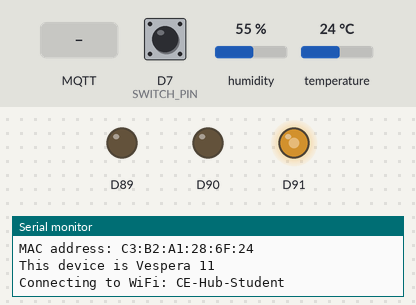
Bench run of a sketch on a simulated Arduino MKR. Parts: output pins drawn as LEDs (lit = HIGH), the last lines printed to the serial monitor. Inputs (shaded band) come from the test bench; at power-on: D7 (SWITCH_PIN) HIGH, humidity 55 %, temperature 24 °C. WiFi joins after 1.5 s; servers stay silent unless stated; random numbers use the default seed unless the sketch sets one; no MQTT or app messages arrive unless stated.

Above: at 0.1 s.
At 3.2 s:
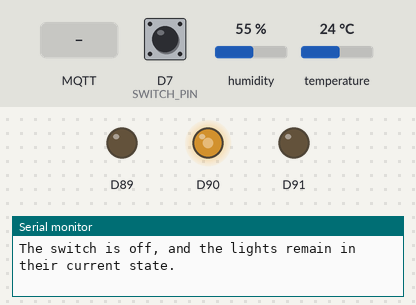
3.3 s: D7 (SWITCH_PIN) pulled LOW for 1 s
5.8 s: MQTT message "1" arrives on the first subscribed topic
7.5 s: D7 (SWITCH_PIN) driven LOW
Timing chart, 0 to 10.5 s (numbered marks = the images above; inputs shaded):
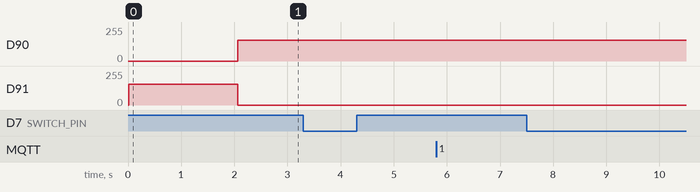

The sketch:

mkr1010_mqtt_simple.ino
```cpp
// Duncan Wilson Oct 2025 - v1 - MQTT messager to vespera

#include <DHT.h>

// DHT22
#define DHTPIN 6
#define DHTTYPE DHT22
DHT dht(DHTPIN, DHTTYPE);

// Switch to control whether the lights change or not
#define SWITCH_PIN 7

// works with MKR1010

#include <SPI.h>
#include <WiFiNINA.h>
#include <PubSubClient.h>
#include <utility/wifi_drv.h>   // library to drive to RGB LED on the MKR1010

/*
**** please enter your sensitive data in the Secret tab/arduino_secrets.h
**** using format below
#define SECRET_SSID "ssid name"
#define SECRET_PASS "ssid password"
#define SECRET_MQTTUSER "user name - eg student"
#define SECRET_MQTTPASS "password";
 */
const char* ssid          = "CE-Hub-Student";
const char* password      = "casa-ce-gagarin-public-service";
const char* mqtt_username = "student";
const char* mqtt_password = "ce2021-mqtt-forget-whale";
const char* mqtt_server   = "mqtt.cetools.org";
const int mqtt_port       = 1884;

// create wifi object and mqtt object
WiFiClient wifiClient;
PubSubClient mqttClient(wifiClient);

// Make sure to update your lightid value below with the one you have been allocated
String lightId = "11"; // the topic id number or user number being used.

// Here we define the MQTT topic we will be publishing data to
String mqtt_topic = "student/CASA0014/luminaire/" + lightId;
String clientId = ""; // will set once i have mac address so that it is unique

// NeoPixel Configuration - we need to know this to know how to send messages
// to vespera
const int num_leds = 72;
const int payload_size = num_leds * 3; // x3 for RGB

// Create the byte array to send in MQTT payload this stores all the colours
// in memory so that they can be accessed in for example the rainbow function
byte RGBpayload[payload_size];

void setup() {
  Serial.begin(115200);
  //while (!Serial); // Wait for serial port to connect (useful for debugging)
  Serial.println("Vespera");
  dht.begin();
  pinMode(SWITCH_PIN, INPUT_PULLUP); // The switch is disconnected for high level and low level closure


  // print your MAC address:
  byte mac[6];
  WiFi.macAddress(mac);
  Serial.print("MAC address: ");
  printMacAddress(mac);

  Serial.print("This device is Vespera ");
  Serial.println(lightId);

  // Connect to WiFi
  startWifi();

  // Connect to MQTT broker
  mqttClient.setServer(mqtt_server, mqtt_port);
  mqttClient.setBufferSize(2000);
  mqttClient.setCallback(callback);

  Serial.println("Set-up complete");
}

void loop() {
  // Reconnect if necessary
  if (!mqttClient.connected()) {
    reconnectMQTT();
  }

  if (WiFi.status() != WL_CONNECTED){
    startWifi();
  }
  // keep mqtt alive
  mqttClient.loop();


  while (true) {
    mqttClient.loop();
    if (WiFi.status() != WL_CONNECTED){
      startWifi();
    }
    int switchState = digitalRead(SWITCH_PIN);
    if (switchState == LOW) {
      float temp = dht.readTemperature();
      float humi = dht.readHumidity();
      if (isnan(temp) || isnan(humi)) {
        Serial.println("Unable to read temperature and humidity data.");
        delay(1000);
        continue;
      }
      //Adjust the color of the lights within the range of 25 to 30 degrees Celsius.
      int r, g, b;
      if (temp <= 25) {
        r = 0; g = 0; b = 255;
      } else if (temp >= 30) {
        r = 255; g = 0; b = 0;
      } else {
        float ratio = (temp - 25) / 5.0;
        r = (int)(0 + ratio * 255);
        g = 0;
        b = (int)(255 - ratio * 255);
      }
      //Adjust the shade of the light color between 50% and 100% humidity.
      float factor;
      if (humi <= 50) {
        factor = 1.0;
      } else if (humi >= 100) {
        factor = 0.5;
      } else {
        factor = 1.0 - (humi - 50) / 100.0;
        factor = 0.5 + (1.0 - (humi - 50) / 50.0) * 0.5; // 50% at 1.0，100% at 0.5
      }
  r = (int)(r * factor);
  g = (int)(g * factor);
  b = (int)(b * factor);
      for(int n=0; n<num_leds; n++){
        RGBpayload[n * 3 + 0] = (byte)r;
        RGBpayload[n * 3 + 1] = (byte)g;
        RGBpayload[n * 3 + 2] = (byte)b;
      }
      if (mqttClient.connected()) {
        mqttClient.publish(mqtt_topic.c_str(), RGBpayload, payload_size);
      }
  Serial.print("temperature: ");
  Serial.print(temp);
  Serial.print("°C, humidity: ");
  Serial.print(humi);
  Serial.print("%, shade factor: ");
  Serial.print(factor, 2);
  Serial.print(", RGB: ");
  Serial.print(r); Serial.print(","); Serial.print(g); Serial.print(","); Serial.println(b);
    } else {
      Serial.println("The switch is off, and the lights remain in their current state.");
    }
    delay(1000);
  }
}

// Function to update the R, G, B values of a single LED pixel
// RGB can a value between 0-254, pixel is 0-71 for a 72 neopixel strip
void send_RGB_to_pixel(int r, int g, int b, int pixel) {
  // Check if the mqttClient is connected before publishing
  if (mqttClient.connected()) {
    // Update the byte array with the specified RGB color pattern
    RGBpayload[pixel * 3 + 0] = (byte)r; // Red
    RGBpayload[pixel * 3 + 1] = (byte)g; // Green
    RGBpayload[pixel * 3 + 2] = (byte)b; // Blue

    // Publish the byte array
    mqttClient.publish(mqtt_topic.c_str(), RGBpayload, payload_size);

    Serial.println("Published whole byte array after updating a single pixel.");
  } else {
    Serial.println("MQTT mqttClient not connected, cannot publish from *send_RGB_to_pixel*.");
  }
}

void send_all_off() {
  // Check if the mqttClient is connected before publishing
  if (mqttClient.connected()) {
    // Fill the byte array with the specified RGB color pattern
    for(int pixel=0; pixel < num_leds; pixel++){
      RGBpayload[pixel * 3 + 0] = (byte)0; // Red
      RGBpayload[pixel * 3 + 1] = (byte)0; // Green
      RGBpayload[pixel * 3 + 2] = (byte)0; // Blue
    }
    // Publish the byte array
    mqttClient.publish(mqtt_topic.c_str(), RGBpayload, payload_size);

    Serial.println("Published an all zero (off) byte array.");
  } else {
    Serial.println("MQTT mqttClient not connected, cannot publish from *send_all_off*.");
  }
}

void send_all_random() {
  // Check if the mqttClient is connected before publishing
  if (mqttClient.connected()) {
    // Fill the byte array with the specified RGB color pattern
    for(int pixel=0; pixel < num_leds; pixel++){
      RGBpayload[pixel * 3 + 0] = (byte)random(50,256); // Red - 256 is exclusive, so it goes up to 255
      RGBpayload[pixel * 3 + 1] = (byte)random(50,256); // Green
      RGBpayload[pixel * 3 + 2] = (byte)random(50,256); // Blue
    }
    // Publish the byte array
    mqttClient.publish(mqtt_topic.c_str(), RGBpayload, payload_size);

    Serial.println("Published an all random byte array.");
  } else {
    Serial.println("MQTT mqttClient not connected, cannot publish from *send_all_random*.");
  }
}

void printMacAddress(byte mac[]) {
  for (int i = 5; i >= 0; i--) {
    if (mac[i] < 16) {
      Serial.print("0");
    }
    Serial.print(mac[i], HEX);
    if (i > 0) {
      Serial.print(":");
    }
  }
  Serial.println();
}
```

RGBLED.ino
```cpp
void toggleRGB(){

  WiFiDrv::analogWrite(25, 255);
  WiFiDrv::analogWrite(26, 0);
  WiFiDrv::analogWrite(27, 0);

  delay(1000);

  WiFiDrv::analogWrite(25, 0);
  WiFiDrv::analogWrite(26, 255);
  WiFiDrv::analogWrite(27, 0);

  delay(1000);

  WiFiDrv::analogWrite(25, 0);
  WiFiDrv::analogWrite(26, 0);
  WiFiDrv::analogWrite(27, 255);

  delay(1000);

  WiFiDrv::analogWrite(25, 0);
  WiFiDrv::analogWrite(26, 0);
  WiFiDrv::analogWrite(27, 0);

  delay(1000);
}

void LedRed(){
  WiFiDrv::analogWrite(25, 155);
  WiFiDrv::analogWrite(26, 0);
  WiFiDrv::analogWrite(27, 0);
}

void LedBlue(){
  WiFiDrv::analogWrite(25, 0);
  WiFiDrv::analogWrite(26, 0);
  WiFiDrv::analogWrite(27, 155);
}

void LedGreen(){
  WiFiDrv::analogWrite(25, 0);
  WiFiDrv::analogWrite(26, 155);
  WiFiDrv::analogWrite(27, 0);
}
```

connections.ino
```cpp
// Function to handle incoming MQTT messages
void callback(char* topic, byte* payload, unsigned int length) {
  Serial.print("Message received on topic: ");
  Serial.println(topic);
}


// Connect wifi and get mac address for unique clientId and print out some setup info
void startWifi(){
  delay(10);
  LedBlue(); // show Blue LED when looking for wifi
  Serial.print("Connecting to WiFi: ");
  Serial.println(ssid);

  // Check if the WiFi module is present
  if (WiFi.status() == WL_NO_MODULE) {
    Serial.println("Communication with WiFi module failed!");
    // Don't continue if module is not present
    while (true);
  }

  // Attempt to connect to WiFi network
  int status = WL_IDLE_STATUS;
  while (status != WL_CONNECTED) {
    status = WiFi.begin(ssid, password);
    Serial.print(".");
    delay(500);
  }

  Serial.println("\nWiFi connected!");
  Serial.print("IP address: ");
  Serial.println(WiFi.localIP());

  LedGreen(); // all good so show green for go
}


// handle reconnects to MQTT broker
void reconnectMQTT() {
  // Loop until we're reconnected
  LedBlue();
  while (!mqttClient.connected()) {
    Serial.println("Connecting to MQTT...");
    if (mqttClient.connect(clientId.c_str(), mqtt_username, mqtt_password)) {
      Serial.println("connected");
      // Subscribe to the topic you want to listen to
      mqttClient.subscribe(mqtt_topic.c_str());
      Serial.println("Subscribed to MQTT topics");
    } else {
      Serial.print("failed, rc=");
      Serial.print(mqttClient.state());
      Serial.println(" try again in 5 seconds");
      delay(5000);
    }
  }
  LedGreen();
}
```
